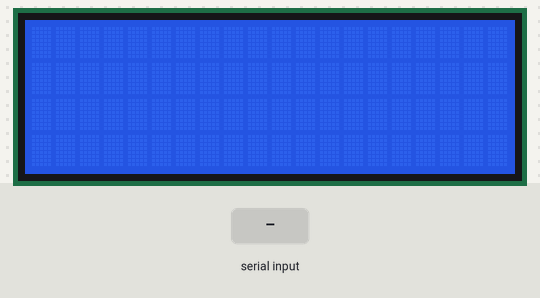
A sketch run on a simulated Arduino Uno, built with avr-gcc and run on an emulated ATmega328P. Shown: 20×4 character LCD. The test bench sets the inputs (shaded band).

Above: at 1.2 s.
1.3 s: "1\n" received over Serial
2.8 s: "0\n" received over Serial
At 3.2 s:
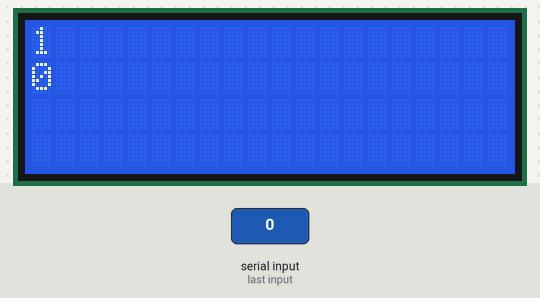
Timing chart, 0 to 5.8 s (numbered marks = the images above; inputs shaded):
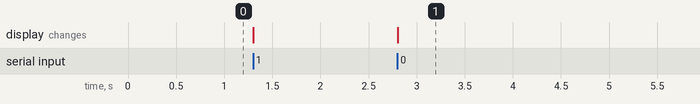

Measured:
- after the input at 2.8 s, the display: changes at once (image 1)

The sketch:

EXP011_LCD_printline.ino
```cpp
//--------------------------func--------------------------
#include <LiquidCrystal.h>
int rs = 13, en = 12, d4 = 14, d5 = 27, d6 = 26, d7 = 25;
LiquidCrystal lcd(rs, en, d4, d5, d6, d7);

int char_count = 0; //현재 줄에 몇글자가있는지
int line_count = 0; //현제 몇번 째 줄인지
//--------------------------------------------------------

//--------------------------func--------------------------
void clear_line(int line);
//--------------------------------------------------------

//--------------------------main--------------------------
void setup() {
  lcd.begin(20, 4);
  Serial.begin(9600);
}

void loop(){
    if(Serial.available()){
      char rcv_data = Serial.read();
      if(rcv_data == 10 || rcv_data == '*'){
        char_count = 0;
        line_count++;
      }

      else{
        if (char_count == 0){
          clear_line(line_count%4);
          lcd.write(rcv_data);
          char_count ++;
        }
        else if(char_count == 21 ||char_count == 41 ||char_count == 61){
            line_count++;
            char_count = 1;
            clear_line(line_count%4);
            lcd.write(rcv_data);
            char_count ++;
          }
        else{
          lcd.write(rcv_data);
          char_count ++;
          }
        }
      }
    }
//--------------------------------------------------------

void clear_line(int line){
  lcd.setCursor(0,line);
  lcd.print("                    ");
  lcd.setCursor(0,line);
  }
```
